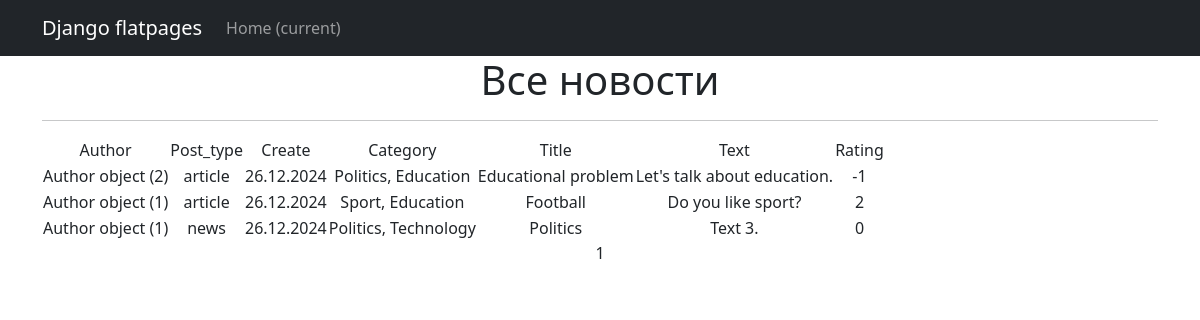
The page /news/ on the database as committed earlier.
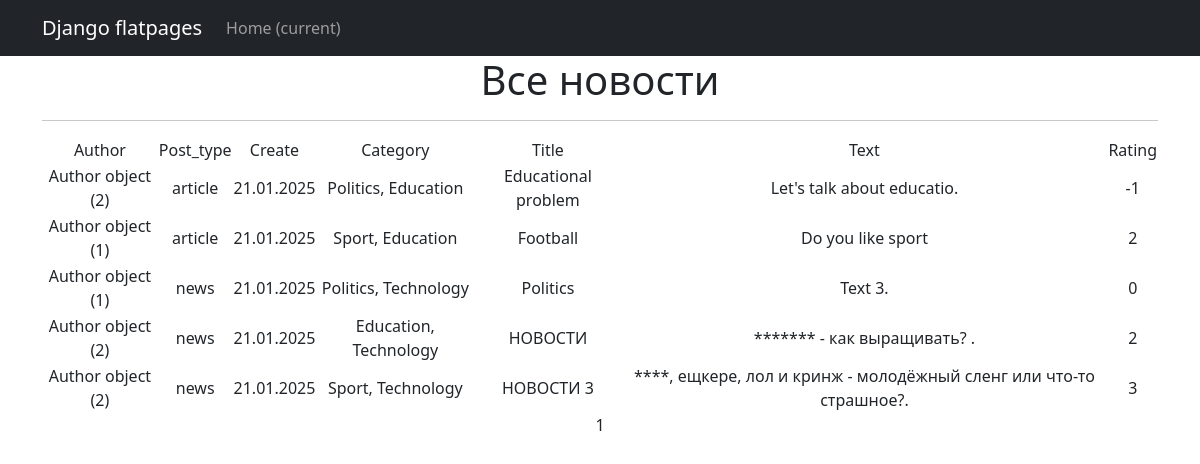
The same page on the database as committed later.
### news/models.py (models this page shows, shortened)
class Post(models.Model):
    ARTICLE = 'AR'
    NEWS = 'NW'
    TYPES = (
        (ARTICLE, 'Статья'),
        (NEWS, 'Новость')
    )
    author = models.ForeignKey(Author, on_delete = models.CASCADE)
    post_type = models.CharField(max_length=2, choices= TYPES, default=ARTICLE)
    created_at = models.DateTimeField(auto_now_add=True)
    category = models.ManyToManyField(Category, through= 'PostCategory')
    title = models.CharField(max_length=255)
    text = models.TextField()
    rating = models.IntegerField(default=0)
    def __init__(self, *args, **kwargs):
        super().__init__(*args, **kwargs)  # Передаем аргументы корректно

class Author(models.Model):
    user = models.OneToOneField(User, on_delete= models.CASCADE)
    rating = models.IntegerField(default=0)

class Category(models.Model):
    name = models.CharField(max_length=255, unique = True)
    subscribers = models.ManyToManyField(User, related_name='subscribed_categories', blank=True)

### news/views.py (the view)
# urls.py: path('', NewsList.as_view(), name='news_list'),
class NewsList(ListView):
    model = Post
    ordering = 'title'
    template_name = 'news.html'
    context_object_name = 'news'
    paginate_by = 10
    def get_queryset(self):
        queryset = super().get_queryset()
        self.filterset = PostFilter(self.request.GET, queryset)
        return self.filterset.qs
    def get_context_data(self, **kwargs):
        context = super().get_context_data(**kwargs)
        context['filterset'] = self.filterset
        return context

### news/templatetags/custom_filters.py (called while the page is built)
@register.filter(name='censor')
def censor(value):
    for word in BAD_WORDS:
        value = value.replace(word, '*' * len(word))
    return value

### templates/news.html (shortened to what this page needs)
{% extends 'flatpages/default.html' %}
{% load custom_tags %}
{% load custom_filters %}
{% block content %}
   <h1>Все новости </h1>
   <hr>
   {% if news %}
       <table>
           <tr>
               <td>Author</td>
               <td>Post_type</td>
               <td>Create </td>
               <td>Category</td>
               <td>Title</td>
               <td>Text</td>
               <td>Rating</td>
           </tr>
           {% for new in news %}
           <tr>
               <td>{{ new.author }}</td>
               <td>{{ new.post_type}}</td>
               <td>{{ new.created_at|date:"d.m.Y" }}</td>
               <td>
                   {% for category in new.category.all %}
                       {{ category.name }}{% if not forloop.last %}, {% endif %}
                   {% endfor %}
               </td>
               <td>{{ new.title }}</td>
               <td>{{ new.text|censor }}</td>
               <td>{{ new.rating }}</td>
           </tr>
           {% endfor %}
       </table>
   {% else %}
       <h2>Новостей нет!</h2>
   {% endif %}
   {{ page_obj.number }}
{% endblock content %}

### templates/flatpages/default.html (shortened to what this page needs)
<!DOCTYPE html>
<html lang="en">
    <head>
        {% load static %}
        <link href="{% static 'css/styles.css' %}" rel="stylesheet" />
    </head>
    <body>
        <nav class="navbar navbar-expand-lg navbar-dark bg-dark static-top">
             <div class="container">
                 <a class="navbar-brand" href="#">Django flatpages</a>
                 <div class="collapse navbar-collapse" id="navbarResponsive">
                     <ul class="navbar-nav ml-auto">
                         <li class="nav-item active">
                             <a class="nav-link" href="#">Home
                                 <span class="sr-only">(current)</span>
                             </a>
                     </ul>
                 </div>
             </div>
        </nav>
        <div class="container">
        <div class="row">
            <div class="col-lg-12 text-center">
               {% block content %}{% endblock content %}
            </div>
        </div>
    </div>
    </body>
</html>

Rows that differ between the two databases and show on the page:
changed Post "Educational problem": created_at "26.12.2024" → "21.01.2025"; text|censor "Let's talk about education." → "Let's talk about educatio."
changed Post "Football": created_at "26.12.2024" → "21.01.2025"; text|censor "Do you like sport?" → "Do you like sport"
changed Post "Politics": created_at "26.12.2024" → "21.01.2025"
added Post: author "Author object (2)", post_type "news", created_at "21.01.2025", title "НОВОСТИ", text|censor "******* - как выращивать? .", rating "2", Category (name "Education"), Category (name "Technology")
added Post: author "Author object (2)", post_type "news", created_at "21.01.2025", title "НОВОСТИ 3", text|censor "****, ещкере, лол и кринж - молодёжный сленг или что-то страшное?.", rating "3", Category (name "Sport"), Category (name "Technology")
